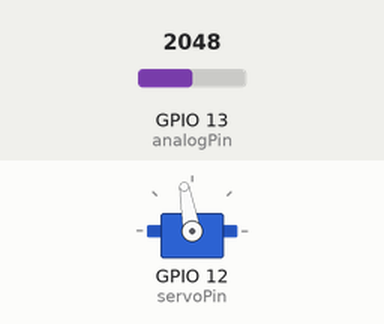
This sketch was run on a simulated ESP32. Parts: servo. The inputs (shaded band) are chosen by the test bench; at power-on: GPIO 13 (analogPin) = 2048. What the sketch prints to the serial monitor is not drawn.

Above: at 1.2 s.
1.3 s: GPIO 13 (analogPin) set to 2933
4.3 s: GPIO 13 (analogPin) set to 3066
At 4.3 s:
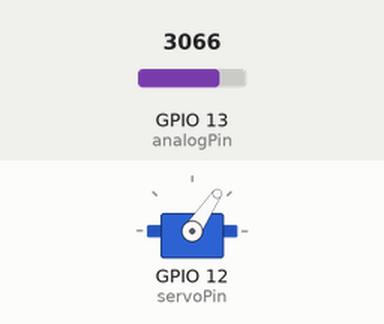
5.8 s: GPIO 13 (analogPin) set to 491
At 5.95 s:
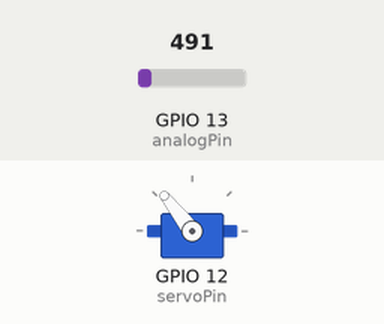
8.8 s: GPIO 13 (analogPin) set to 3040
At 8.8 s:
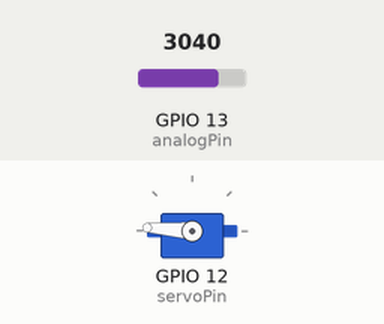
10.3 s: GPIO 13 (analogPin) set to 2960
At 10.45 s:
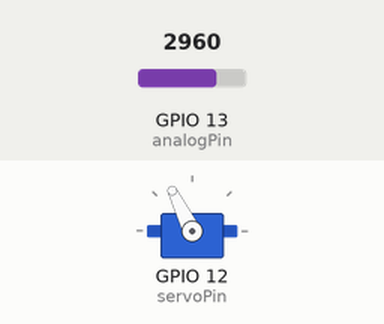
Timing chart, 0 to 14.3 s (numbered marks = the images above; inputs shaded):
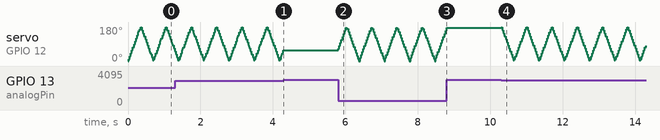

The sketch:

metal_detection.ino
```cpp
#include <ESP32Servo.h>

// Servo setup
Servo myservo;
int servoPin = 12; // GPIO connected to servo

// Analog input setup
int analogPin = 13; // GPIO connected to analog sensor (0-4095)
int analogVal = 0;

void setup() {
  Serial.begin(115200);

  // Allocate hardware timers
  ESP32PWM::allocateTimer(0);
  ESP32PWM::allocateTimer(1);
  ESP32PWM::allocateTimer(2);
  ESP32PWM::allocateTimer(3);

  // Servo PWM settings
  myservo.setPeriodHertz(50);        // 50Hz standard
  myservo.attach(servoPin, 500, 2400); // min/max pulse width
}

void loop() {
  // Read analog sensor
  analogVal = analogRead(analogPin);
   // Optional: see values in serial monitor


  // Sweep servo if analog value ≤ 2000
  for (int pos = 0; pos <= 180; pos += 8) {
    myservo.write(pos);
    delay(15);

    // Check analog during sweep
    analogVal = analogRead(analogPin);
    Serial.println(analogVal);

    while(analogVal > 3000)
    {
      analogVal = analogRead(analogPin);
      myservo.write(pos);
      Serial.println(pos);
      Serial.println(analogVal);


    }

  }

  for (int pos = 180; pos >= 0; pos -= 8) {
    myservo.write(pos);
    delay(15);

    // Check analog during sweep
    analogVal = analogRead(analogPin);
    Serial.println(analogVal);
     while(analogVal > 3000)
    {
      analogVal = analogRead(analogPin);
      myservo.write(pos);
      Serial.println(pos);
       Serial.println(analogVal);

    }
  }
}
```

Measured:
- the behaviour switches between 3000 and 3001 on GPIO 13 (analogPin) (found by bisection; images 0 and 1)
- after the input at 4.3 s, servo on GPIO 12 (servoPin): stops changing and stays 56°
- after the input at 8.8 s, servo on GPIO 12 (servoPin): stops changing and stays 176°
